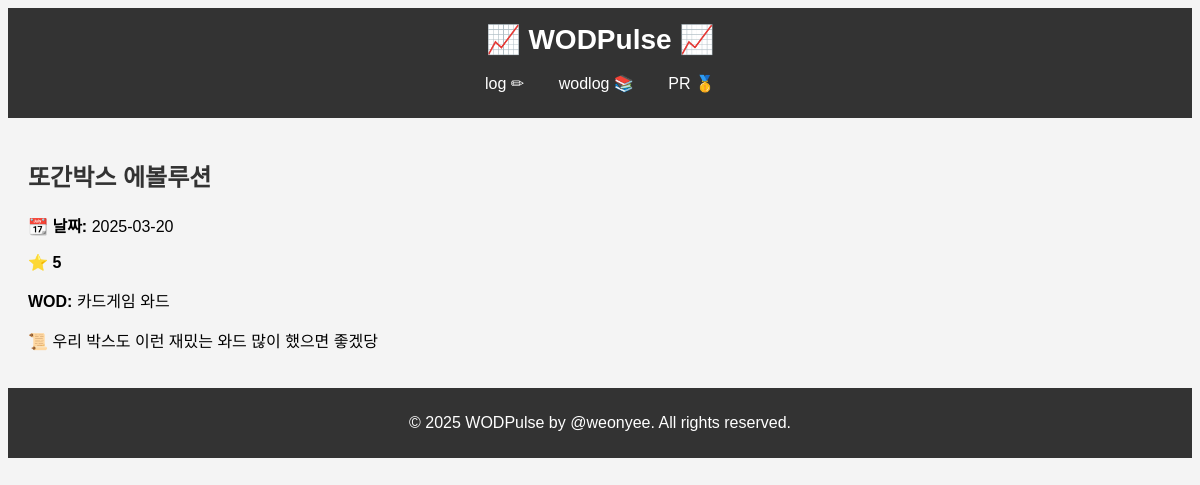
/record/3, run on the app's committed database.
### app.py (models this page shows, shortened)
class WodRecord(db.Model):
    id = db.Column(db.Integer, primary_key=True)
    date = db.Column(db.String(100), nullable=False)
    title = db.Column(db.String(100), nullable=False)
    wod = db.Column(db.String(100), nullable=False)
    scale = db.Column(db.String(200), nullable=True)
    memo = db.Column(db.String(200), nullable=True)

### app.py (the view)
@app.route('/record/<int:id>')
def record(id):
    record = WodRecord.query.get_or_404(id)
    return render_template('record_detail.html', record=record)

### templates/record_detail.html (shortened to what this page needs)
<!DOCTYPE html>
<html lang="en">
<head>
</head>
<body>
    {% include 'header.html' %}
    <div class="content">
        <h2>{{ record.title }}</h2>
        <p><strong>📆 날짜:</strong> {{ record.date }}</p>
        <p><strong>⭐ {{ record.scale }}</strong></p>
        <p><strong>WOD:</strong> {{ record.wod }}</p>
        <p><strong>📜 </strong> {{ record.memo }}</p>
    </div>
    {% include 'footer.html' %}
</body>
</html>

### templates/record_detail.html (style rules this page uses)
body { font-family: Arial, sans-serif; background-color: #f4f4f4; }
.content { padding: 20px; }
h2 { color: #333; }

### data on the page
WodRecord: title "또간박스 에볼루션", date "2025-03-20", scale "5", wod "카드게임 와드", memo "우리 박스도 이런 재밌는 와드 많이 했으면 좋겠당"
